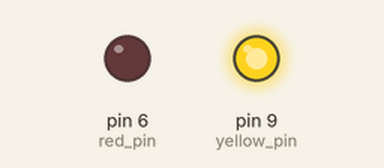
A sketch run on a simulated Arduino Uno, built with avr-gcc and run on an emulated ATmega328P. Shown: output pins drawn as LEDs (lit = HIGH).

Above: at 0.12 s.
At 2.62 s:
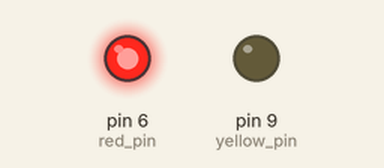
At 4.87 s:
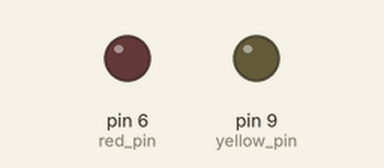
Timing chart, 0 to 5.2 s (numbered marks = the images above):
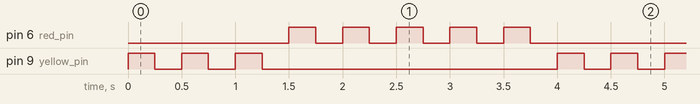

Measured:
- by itself, pin 6 (red_pin): repeats every 4.0 s: 4 × (LOW 0.25 s, HIGH 0.25 s), LOW 1.8 s, HIGH 0.25 s
- by itself, pin 9 (yellow_pin): repeats every 4.0 s: 2 × (LOW 0.25 s, HIGH 0.25 s), LOW 2.8 s, HIGH 0.25 s
- by itself, everything shown: repeats every 4.0 s, in 16 steps

The sketch:

15_For_Loop.ino
```cpp
int red_pin = 6;
int yellow_pin = 9;
int short_wait = 250;
int long_wait = 500;

int i;
int yellow_blink = 3;
int red_blink = 5;

void setup() {
  // put your setup code here, to run once:
  pinMode(red_pin, OUTPUT);
  pinMode(yellow_pin, OUTPUT);
  Serial.begin(9600);
}

void loop() {
  // put your main code here, to run repeatedly:
  for (i = 0; i < yellow_blink; i++) {
    digitalWrite(yellow_pin, HIGH);
    delay(short_wait);
    digitalWrite(yellow_pin, LOW);
    delay(short_wait);
  }

  for (i = 0; i < red_blink; i++) {
    digitalWrite(red_pin, HIGH);
    delay(short_wait);
    digitalWrite(red_pin, LOW);
    delay(short_wait);
  }
}
```
